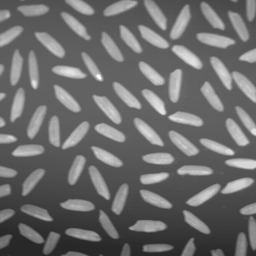
%> input picture Prácticas/Práctica 4/rice.tif, 256 x 256 px
$ octave Ejercicio_8a.m   (GNU Octave 9; MATLAB toolbox functions it lacks are replaced by stand-ins)
%> lines starting %> are read from the running program, lines starting %| are printed output that depends on the picture
I = imread('rice.tif');
%> I is the input picture: size 256x256 uint8; min 40, max 255, mean 108.7

imshow(I)

B1 = edge(I, 'sobel');
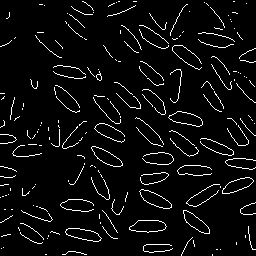
%> B1: size 256x256 logical; 5.1% white in thin lines or dots
B2 = edge(I, 'prewitt');
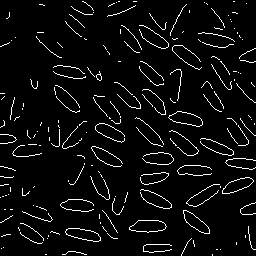
%> B2: size 256x256 logical; 5% white in thin lines or dots
B3 = edge(I, 'canny');
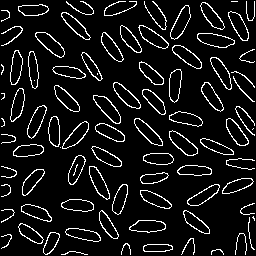
%> B3: size 256x256 logical; 8.9% white in thin lines or dots

figure, imshow(B1)
figure, imshow(B2)
figure, imshow(B3)

$ run again, with Prácticas/Práctica 4/WAFER1.TIF copied over Prácticas/Práctica 4/rice.tif
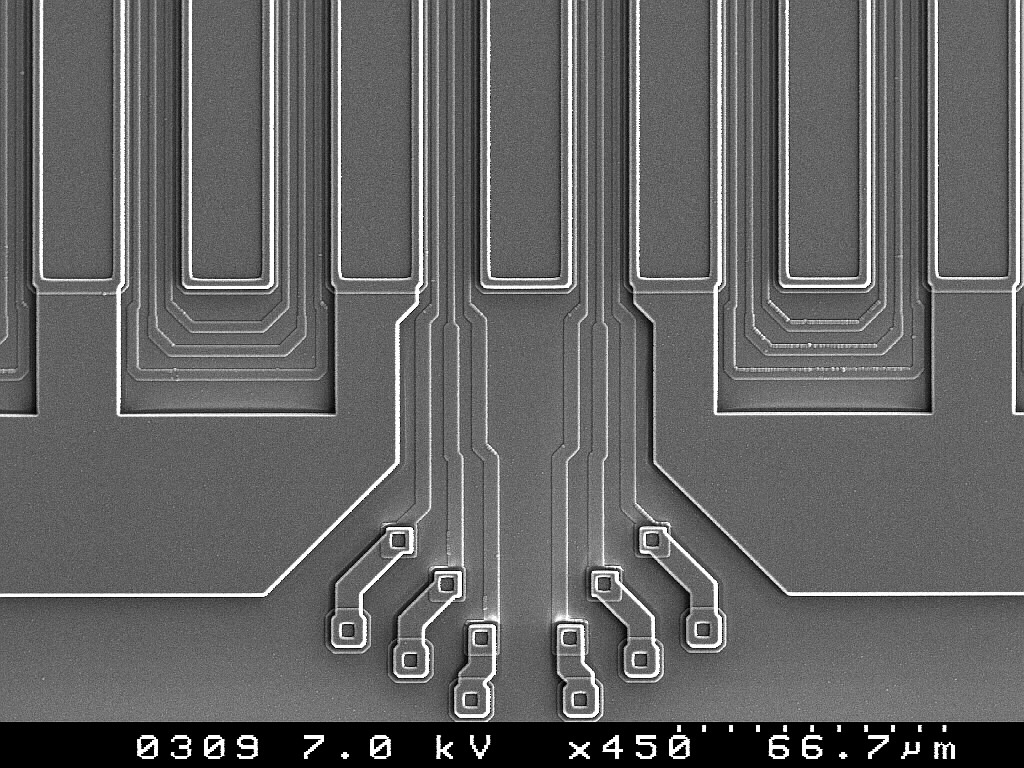
%> input picture Prácticas/Práctica 4/WAFER1.TIF, 1024 x 768 px
%> I is the input picture: size 768x1024 uint8; min 0, max 255, mean 100.2
%> `B1 = edge(I, 'sobel');`:
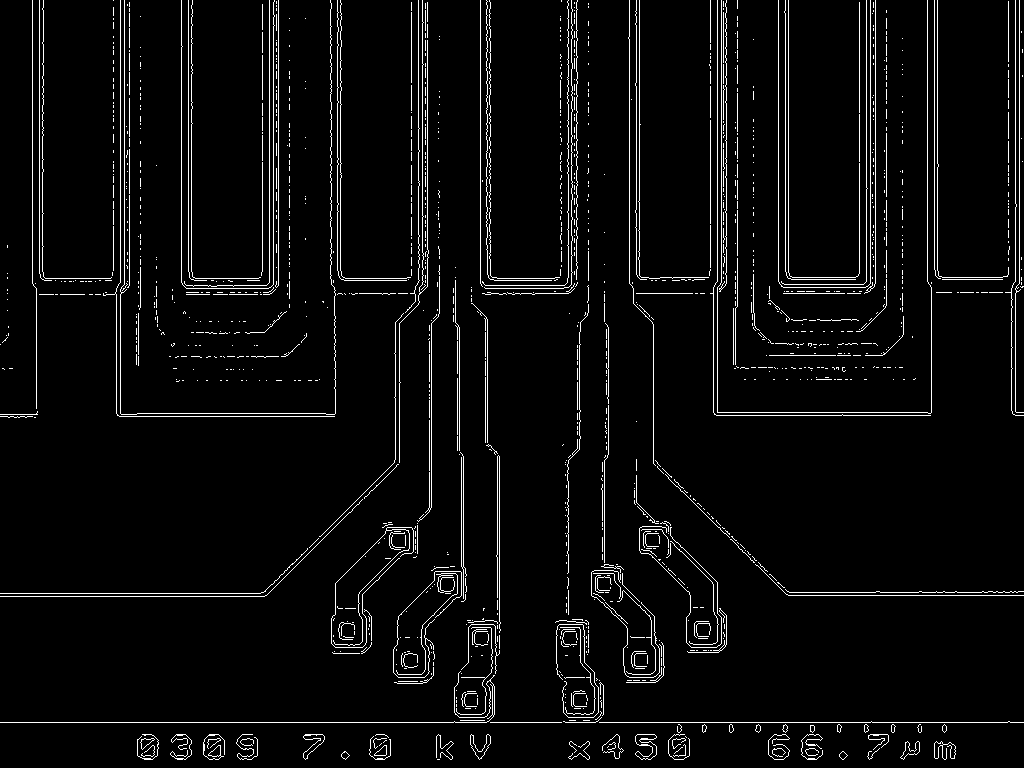
%> B1: size 768x1024 logical; 4.3% white in thin lines or dots
%> B2: size 768x1024 logical; 4.3% white in thin lines or dots
%> `B3 = edge(I, 'canny');`:
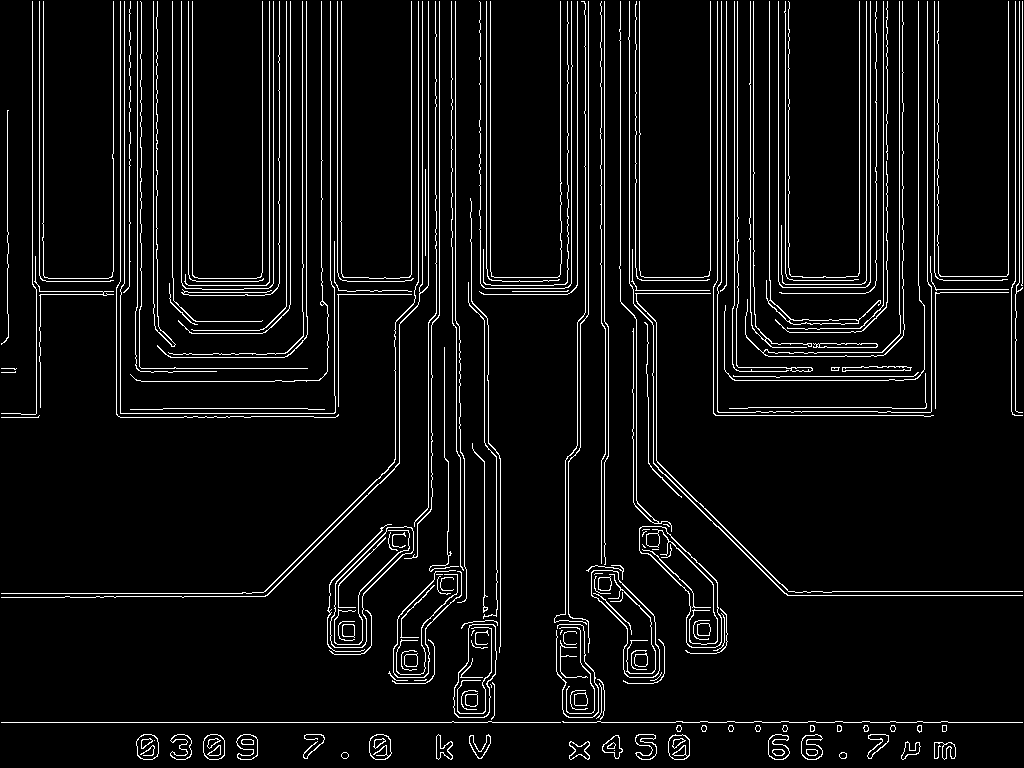
%> B3: size 768x1024 logical; 6.3% white in thin lines or dots
